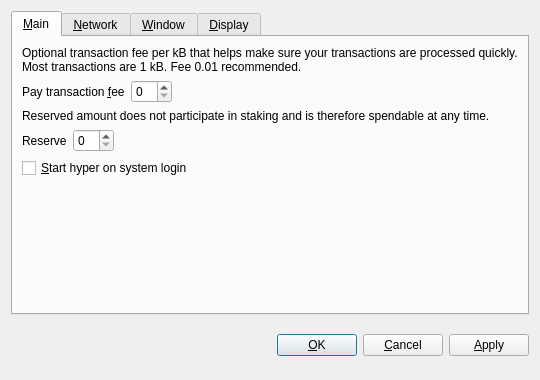
<?xml version="1.0" encoding="UTF-8"?>
<ui version="4.0">
 <class>OptionsDialog</class>
 <widget class="QDialog" name="OptionsDialog">
  <property name="geometry">
   <rect>
    <x>0</x>
    <y>0</y>
    <width>540</width>
    <height>380</height>
   </rect>
  </property>
  <property name="windowTitle">
   <string>Options</string>
  </property>
  <property name="modal">
   <bool>true</bool>
  </property>
  <layout class="QVBoxLayout" name="verticalLayout">
   <item>
    <widget class="QTabWidget" name="tabWidget">
     <property name="tabPosition">
      <enum>QTabWidget::North</enum>
     </property>
     <property name="currentIndex">
      <number>0</number>
     </property>
     <widget class="QWidget" name="tabMain">
      <attribute name="title">
       <string>&amp;Main</string>
      </attribute>
      <layout class="QVBoxLayout" name="verticalLayout_Main">
       <item>
        <widget class="QLabel" name="transactionFeeInfoLabel">
         <property name="text">
          <string>Optional transaction fee per kB that helps make sure your transactions are processed quickly. Most transactions are 1 kB. Fee 0.01 recommended.</string>
         </property>
         <property name="textFormat">
          <enum>Qt::PlainText</enum>
         </property>
         <property name="wordWrap">
          <bool>true</bool>
         </property>
        </widget>
       </item>
       <item>
        <layout class="QHBoxLayout" name="horizontalLayoutFee">
         <item>
          <widget class="QLabel" name="transactionFeeLabel">
           <property name="text">
            <string>Pay transaction &amp;fee</string>
           </property>
           <property name="textFormat">
            <enum>Qt::PlainText</enum>
           </property>
           <property name="buddy">
            <cstring>transactionFee</cstring>
           </property>
          </widget>
         </item>
         <item>
          <widget class="BitcoinAmountField" name="transactionFee"/>
         </item>
         <item>
          <spacer name="horizontalSpacerFee">
           <property name="orientation">
            <enum>Qt::Horizontal</enum>
           </property>
           <property name="sizeHint" stdset="0">
            <size>
             <width>40</width>
             <height>20</height>
            </size>
           </property>
          </spacer>
         </item>
        </layout>
       </item>
       <item>
        <widget class="QLabel" name="reserveBalanceInfoLabel">
         <property name="text">
          <string>Reserved amount does not participate in staking and is therefore spendable at any time.</string>
         </property>
         <property name="textFormat">
          <enum>Qt::PlainText</enum>
         </property>
         <property name="wordWrap">
          <bool>true</bool>
         </property>
        </widget>
       </item>
       <item>
        <layout class="QHBoxLayout" name="horizontalLayoutReserveBalance">
         <item>
          <widget class="QLabel" name="reserveBalanceLabel">
           <property name="text">
            <string>Reserve</string>
           </property>
           <property name="textFormat">
            <enum>Qt::PlainText</enum>
           </property>
           <property name="buddy">
            <cstring>reserveBalance</cstring>
           </property>
          </widget>
         </item>
         <item>
          <widget class="BitcoinAmountField" name="reserveBalance"/>
         </item>
         <item>
          <spacer name="horizontalSpacerReserveBalance">
           <property name="orientation">
            <enum>Qt::Horizontal</enum>
           </property>
           <property name="sizeHint" stdset="0">
            <size>
             <width>40</width>
             <height>20</height>
            </size>
           </property>
          </spacer>
         </item>
        </layout>
       </item>
       <item>
        <widget class="QCheckBox" name="bitcoinAtStartup">
         <property name="toolTip">
          <string>Automatically start hyper after logging in to the system.</string>
         </property>
         <property name="text">
          <string>&amp;Start hyper on system login</string>
         </property>
        </widget>
       </item>
       <item>
        <spacer name="verticalSpacer_Main">
         <property name="orientation">
          <enum>Qt::Vertical</enum>
         </property>
         <property name="sizeHint" stdset="0">
          <size>
           <width>20</width>
           <height>40</height>
          </size>
         </property>
        </spacer>
       </item>
      </layout>
     </widget>
     <widget class="QWidget" name="tabNetwork">
      <attribute name="title">
       <string>&amp;Network</string>
      </attribute>
      <layout class="QVBoxLayout" name="verticalLayout_Network">
       <item>
        <widget class="QCheckBox" name="mapPortUpnp">
         <property name="toolTip">
          <string>Automatically open the hyper client port on the router. This only works when your router supports UPnP and it is enabled.</string>
         </property>
         <property name="text">
          <string>Map port using &amp;UPnP</string>
         </property>
        </widget>
       </item>
       <item>
        <widget class="QCheckBox" name="connectSocks">
         <property name="toolTip">
          <string>Connect to the hyper network through a SOCKS5 proxy (e.g. when connecting through Tor).</string>
         </property>
         <property name="text">
          <string>&amp;Connect through SOCKS5 proxy:</string>
         </property>
        </widget>
       </item>
       <item>
        <layout class="QHBoxLayout" name="horizontalLayout_Network">
         <item>
          <widget class="QLabel" name="proxyIpLabel">
           <property name="text">
            <string>Proxy &amp;IP:</string>
           </property>
           <property name="textFormat">
            <enum>Qt::PlainText</enum>
           </property>
           <property name="buddy">
            <cstring>proxyIp</cstring>
           </property>
          </widget>
         </item>
         <item>
          <widget class="QValidatedLineEdit" name="proxyIp">
           <property name="maximumSize">
            <size>
             <width>140</width>
             <height>16777215</height>
            </size>
           </property>
           <property name="toolTip">
            <string>IP address of the proxy (e.g. 127.0.0.1)</string>
           </property>
          </widget>
         </item>
         <item>
          <widget class="QLabel" name="proxyPortLabel">
           <property name="text">
            <string>&amp;Port:</string>
           </property>
           <property name="textFormat">
            <enum>Qt::PlainText</enum>
           </property>
           <property name="buddy">
            <cstring>proxyPort</cstring>
           </property>
          </widget>
         </item>
         <item>
          <widget class="QLineEdit" name="proxyPort">
           <property name="maximumSize">
            <size>
             <width>55</width>
             <height>16777215</height>
            </size>
           </property>
           <property name="toolTip">
            <string>Port of the proxy (e.g. 9050)</string>
           </property>
          </widget>
         </item>
         <item>
          <spacer name="horizontalSpacer_Network">
           <property name="orientation">
            <enum>Qt::Horizontal</enum>
           </property>
           <property name="sizeHint" stdset="0">
            <size>
             <width>40</width>
             <height>20</height>
            </size>
           </property>
          </spacer>
         </item>
        </layout>
       </item>
       <item>
        <spacer name="verticalSpacer_Network">
         <property name="orientation">
          <enum>Qt::Vertical</enum>
         </property>
         <property name="sizeHint" stdset="0">
          <size>
           <width>20</width>
           <height>40</height>
          </size>
         </property>
        </spacer>
       </item>
      </layout>
     </widget>
     <widget class="QWidget" name="tabWindow">
      <attribute name="title">
       <string>&amp;Window</string>
      </attribute>
      <layout class="QVBoxLayout" name="verticalLayout_Window">
       <item>
        <widget class="QCheckBox" name="minimizeToTray">
         <property name="toolTip">
          <string>Show only a tray icon after minimizing the window.</string>
         </property>
         <property name="text">
          <string>&amp;Minimize to the tray instead of the taskbar</string>
         </property>
        </widget>
       </item>
       <item>
        <widget class="QCheckBox" name="minimizeOnClose">
         <property name="toolTip">
          <string>Minimize instead of exit the application when the window is closed. When this option is enabled, the application will be closed only after selecting Quit in the menu.</string>
         </property>
         <property name="text">
          <string>M&amp;inimize on close</string>
         </property>
        </widget>
       </item>
       <item>
        <spacer name="verticalSpacer_Window">
         <property name="orientation">
          <enum>Qt::Vertical</enum>
         </property>
         <property name="sizeHint" stdset="0">
          <size>
           <width>20</width>
           <height>40</height>
          </size>
         </property>
        </spacer>
       </item>
      </layout>
     </widget>
     <widget class="QWidget" name="tabDisplay">
      <attribute name="title">
       <string>&amp;Display</string>
      </attribute>
      <layout class="QVBoxLayout" name="verticalLayout_Display">
       <item>
        <layout class="QHBoxLayout" name="horizontalLayout_1_Display">
         <item>
          <widget class="QLabel" name="langLabel">
           <property name="text">
            <string>User Interface &amp;language:</string>
           </property>
           <property name="textFormat">
            <enum>Qt::PlainText</enum>
           </property>
           <property name="buddy">
            <cstring>lang</cstring>
           </property>
          </widget>
         </item>
         <item>
          <widget class="QValueComboBox" name="lang">
           <property name="toolTip">
            <string>The user interface language can be set here. This setting will take effect after restarting hyper.</string>
           </property>
          </widget>
         </item>
        </layout>
       </item>
       <item>
        <layout class="QHBoxLayout" name="horizontalLayout_2_Display">
         <item>
          <widget class="QLabel" name="unitLabel">
           <property name="text">
            <string>&amp;Unit to show amounts in:</string>
           </property>
           <property name="textFormat">
            <enum>Qt::PlainText</enum>
           </property>
           <property name="buddy">
            <cstring>unit</cstring>
           </property>
          </widget>
         </item>
         <item>
          <widget class="QValueComboBox" name="unit">
           <property name="toolTip">
            <string>Choose the default subdivision unit to show in the interface and when sending coins.</string>
           </property>
          </widget>
         </item>
        </layout>
       </item>
       <item>
        <widget class="QCheckBox" name="coinControlFeatures">
         <property name="toolTip">
          <string>Whether to show coin control features or not.</string>
         </property>
         <property name="text">
          <string>Display coin &amp;control features (experts only!)</string>
         </property>
        </widget>
       </item>
       <item>
        <widget class="QCheckBox" name="useBlackTheme">
         <property name="text">
          <string>Use black visual theme (requires restart)</string>
         </property>
        </widget>
       </item>
       <item>
        <spacer name="verticalSpacer_Display">
         <property name="orientation">
          <enum>Qt::Vertical</enum>
         </property>
         <property name="sizeHint" stdset="0">
          <size>
           <width>20</width>
           <height>40</height>
          </size>
         </property>
        </spacer>
       </item>
      </layout>
     </widget>
    </widget>
   </item>
   <item>
    <layout class="QHBoxLayout" name="horizontalLayout_Buttons">
     <item>
      <spacer name="horizontalSpacer_1">
       <property name="orientation">
        <enum>Qt::Horizontal</enum>
       </property>
       <property name="sizeHint" stdset="0">
        <size>
         <width>40</width>
         <height>48</height>
        </size>
       </property>
      </spacer>
     </item>
     <item>
      <widget class="QLabel" name="statusLabel">
       <property name="font">
        <font>
         <weight>75</weight>
         <bold>true</bold>
        </font>
       </property>
       <property name="text">
        <string/>
       </property>
       <property name="textFormat">
        <enum>Qt::PlainText</enum>
       </property>
       <property name="wordWrap">
        <bool>true</bool>
       </property>
      </widget>
     </item>
     <item>
      <spacer name="horizontalSpacer_2">
       <property name="orientation">
        <enum>Qt::Horizontal</enum>
       </property>
       <property name="sizeHint" stdset="0">
        <size>
         <width>40</width>
         <height>48</height>
        </size>
       </property>
      </spacer>
     </item>
     <item>
      <widget class="QPushButton" name="okButton">
       <property name="text">
        <string>&amp;OK</string>
       </property>
      </widget>
     </item>
     <item>
      <widget class="QPushButton" name="cancelButton">
       <property name="text">
        <string>&amp;Cancel</string>
       </property>
       <property name="autoDefault">
        <bool>false</bool>
       </property>
      </widget>
     </item>
     <item>
      <widget class="QPushButton" name="applyButton">
       <property name="text">
        <string>&amp;Apply</string>
       </property>
       <property name="autoDefault">
        <bool>false</bool>
       </property>
      </widget>
     </item>
    </layout>
   </item>
  </layout>
 </widget>
 <customwidgets>
  <customwidget>
   <class>BitcoinAmountField</class>
   <extends>QSpinBox</extends>
   <header>bitcoinamountfield.h</header>
  </customwidget>
  <customwidget>
   <class>QValueComboBox</class>
   <extends>QComboBox</extends>
   <header>qvaluecombobox.h</header>
  </customwidget>
  <customwidget>
   <class>QValidatedLineEdit</class>
   <extends>QLineEdit</extends>
   <header>qvalidatedlineedit.h</header>
  </customwidget>
 </customwidgets>
 <resources/>
 <connections/>
</ui>
